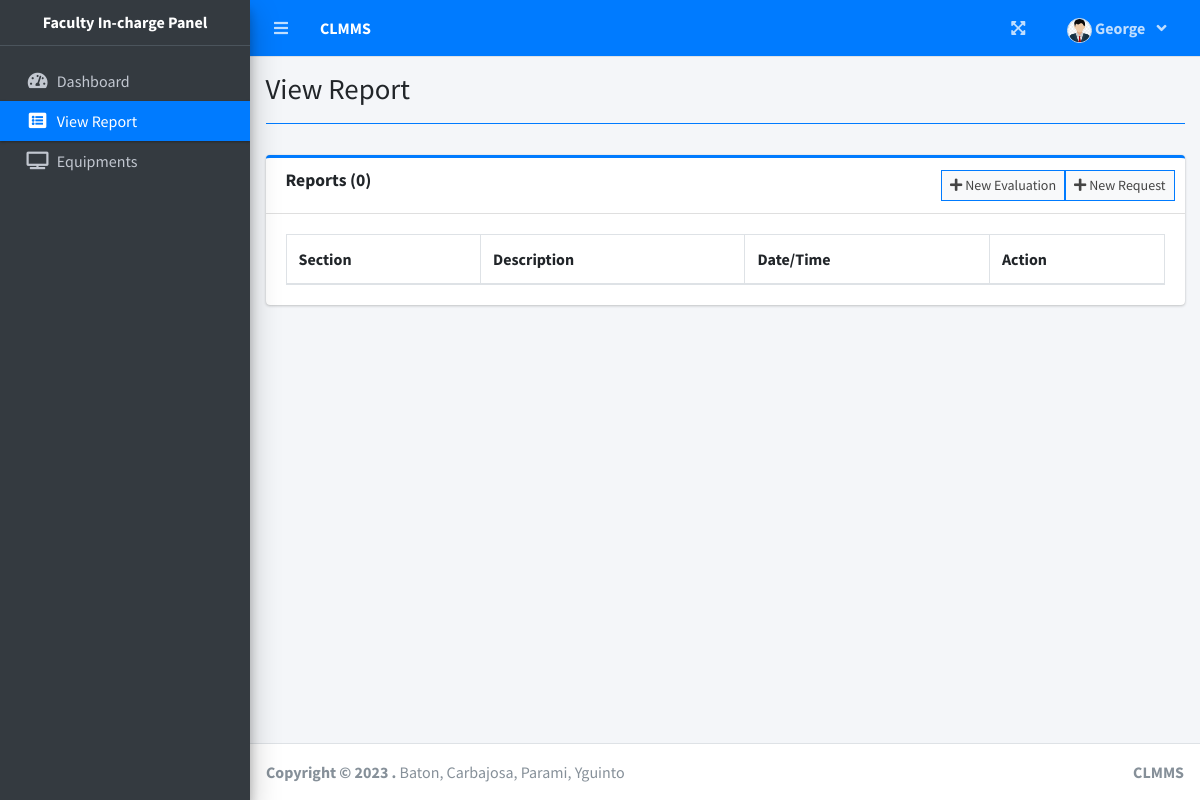
/index.php?page=view_report (signed in), run on an earlier commit of the app's database.
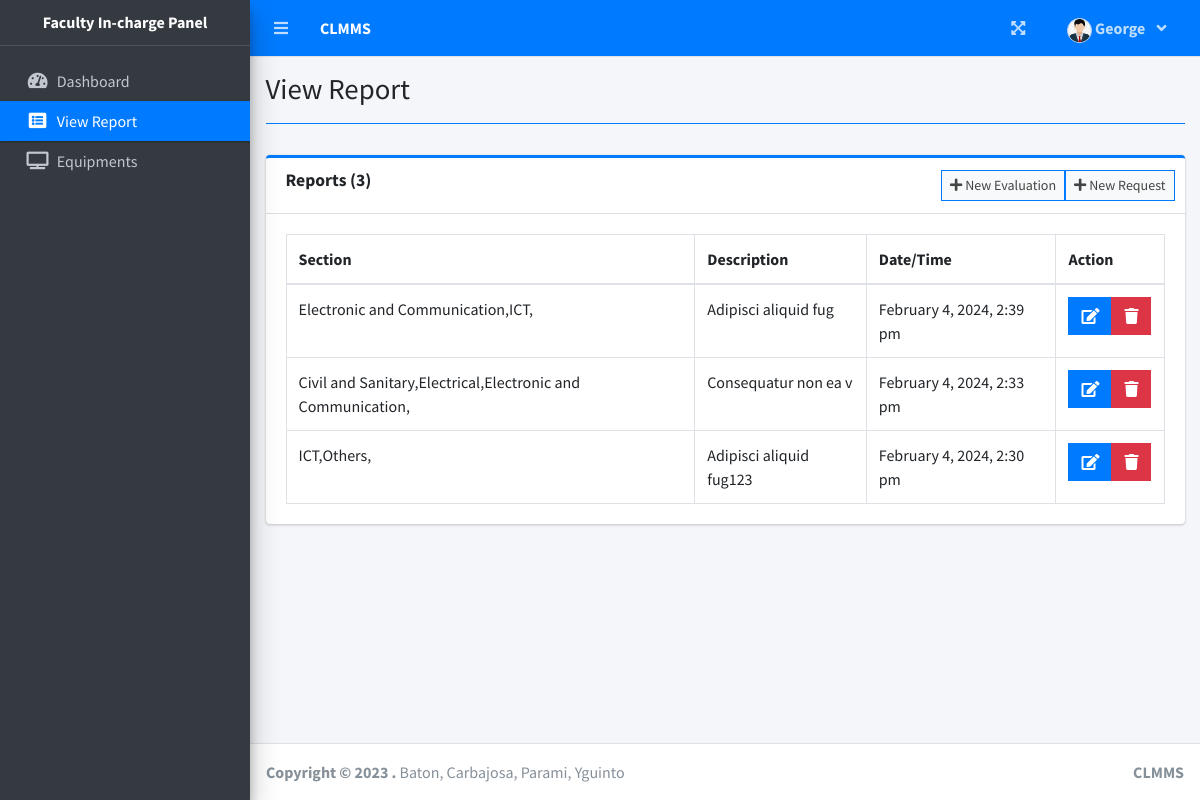
And on a later commit of the database.
### tables this page shows
CREATE TABLE `tb_data` (
  `id` int(11) NOT NULL,
  `user_id` int(11) NOT NULL,
  `description` varchar(50) NOT NULL,
  `languages` text NOT NULL,
  `date` datetime NOT NULL DEFAULT current_timestamp()
);

### faculty/view_report.php (the view, shortened to what this page needs)
<?php include 'db_connect.php' ?>
<?php
$query = "SELECT * from tb_data where user_id = '".$_SESSION['login_id']."' order by date desc";
$result = mysqli_query($conn,$query);
?>
<div class="row">
  <div class="col-lg-12">
		<div class="card card-outline card-primary">
			<div class="card-header">
				<h3 class="card-title text-capitalize font-weight-bold">
          Reports (<?= mysqli_num_rows($result) ?>)
				</h3>
        <div class="card-tools">
          <ul class="pagination pagination-sm m-0 float-right">
            <li class="page-item">
              <a class="btn btn-block btn-sm btn-default btn-flat border-primary new_evaluation" href="javascript:void(0)"><i class="fa fa-plus"></i> New Evaluation</a>
            </li>
            <li class="page-item">
              <a class="btn btn-block btn-sm btn-default btn-flat border-primary new_request" href="javascript:void(0)"><i class="fa fa-plus"></i> New Request</a>
            </li>
          </ul>
        </div>
			</div>
			<div class="card-body">
				<table class="table tabe-hover table-bordered report_list">
					<thead>
						<tr>
              <th scope="col">Section</th>
              <th scope="col">Description</th>
              <th scope="col">Date/Time</th>
              <th scope="col">Action</th>
						</tr>
					</thead>
					<tbody>
						<?php while($row = mysqli_fetch_array($result)): ?>
							<tr>
                <td><?php echo $row['languages'] ?></td>
                <td><?php echo $row['description'] ?></td>
                <td><?php echo date('F j, Y, g:i a',strtotime($row['date'])); ?></td>
                <td class="text-center">
                  <div class="btn-group" >
                    <a href="javascript:void(0)" data-id="<?= $row['id'] ?>" class="btn btn-primary btn-flat manage_report">
                      <i class="fas fa-edit"></i>
                    </a>
                    <button type="button"  class="btn btn-danger btn-flat delete_report" data-id="<?= $row['id'] ?>">
                      <i class="fas fa-trash"></i>
                    </button>
                  </div>
                </td>
							</tr>
						<?php endwhile; ?>
					</tbody>
				</table>
			</div>
		</div>
	</div>
</div>

What changed in the data, as far as the page shows it:
added tb_data: languages "Electronic and Communication,ICT,", description "Adipisci aliquid fug", date "February 4, 2024, 2:39 pm"
added tb_data: languages "Civil and Sanitary,Electrical,Electronic and Communication,", description "Consequatur non ea v", date "February 4, 2024, 2:33 pm"
added tb_data: languages "ICT,Others,", description "Adipisci aliquid fug123", date "February 4, 2024, 2:30 pm"
Also different on the page:
mysqli_num_rows($result): "0" → "3"
